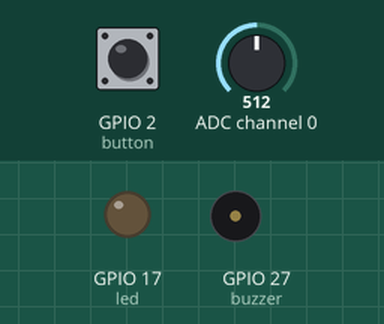
Bench run of a program on a simulated Raspberry Pi (BCM pin numbers). On the bench: output pins drawn as LEDs (lit = HIGH), buzzer (waves = sounding, pin HIGH). Inputs (shaded band) come from the test bench; at power-on: GPIO 2 (button) HIGH, ADC channel 0 = 512 (analog values on the 0–1023 scale).

Above: at 1.2 s.
1.3 s: GPIO 2 (button) pulled LOW for 0.15 s
At 2.8 s:
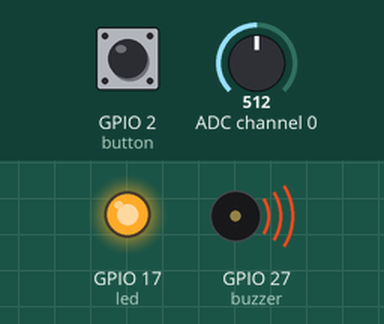
4.4 s: GPIO 2 (button) pulled LOW for 1 s
At 4.7 s:
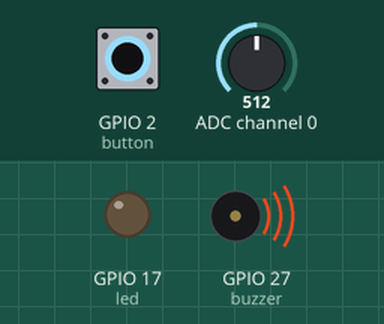
7.5 s: GPIO 2 (button) pulled LOW for 3.2 s
At 9.4 s:
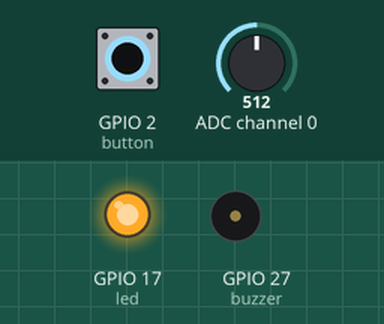
13.7 s: ADC channel 0 set to 0
At 14.5 s:
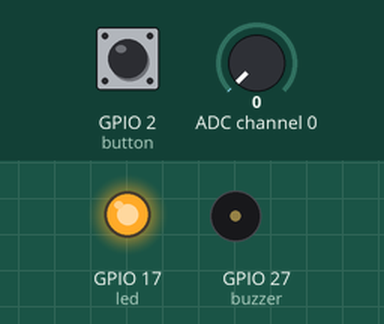
15.5 s: ADC channel 0 set to 90
17.2 s: ADC channel 0 set to 106
At 18.8 s:
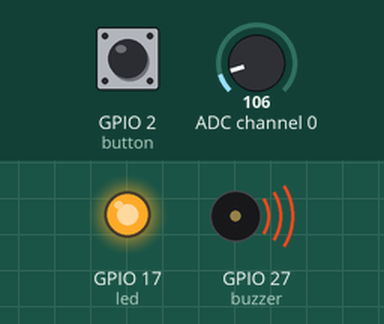
Timing chart, 0 to 21.2 s (numbered marks = the images above; inputs shaded):
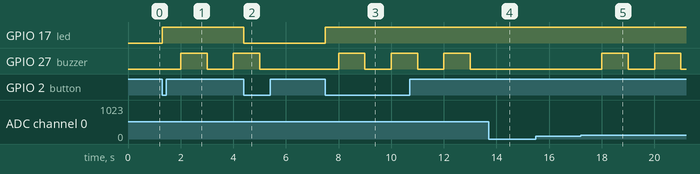

The program:

smoke_detector.py
```python
#Project 11 - Gas and Smoke Alarm
#latest code updates available at: https://github.com/RuiSantosdotme/RaspberryPiProject
#project updates at: https://nostarch.com/RaspberryPiProject

#import necessary packages
from gpiozero import LED, Button, Buzzer, MCP3008
from time import sleep

led =  LED(17)
button = Button(2)
buzzer = Buzzer(27)
gas_sensor = MCP3008(0)

gas_sensor_status = False

threshold = 0.1

def arm_gas_sensor():
    global gas_sensor_status
    if gas_sensor_status == True:
        gas_sensor_status = False
        led.off()
    else:
        gas_sensor_status = True
        led.on()

button.when_pressed = arm_gas_sensor

while True:
    #print(gas_sensor.value)
    #check if the gas sensor is armed and
    #reached the threshold value
    if(gas_sensor_status == True and gas_sensor.value > threshold):
        buzzer.beep()
    else:
        buzzer.off()
    sleep(2)
```

Measured:
- the behaviour switches between 101 and 102 on ADC channel 0 (found by bisection; images 4 and 5)
- after the input at 1.3 s, GPIO 17 (led): LOW → HIGH at once; GPIO 27 (buzzer): LOW → HIGH after 0.70 s, → LOW 1.0 s later, → HIGH 1.0 s later
- after the input at 4.4 s, GPIO 17 (led): HIGH → LOW at once; GPIO 27 (buzzer): goes on until 5.0 s, then stays LOW
- after the input at 7.5 s, GPIO 17 (led): LOW → HIGH at once; GPIO 27 (buzzer): alternates HIGH for 1.0 s and LOW for 1.0 s, starting after 0.50 s
- after the input at 13.7 s, GPIO 27 (buzzer): stays LOW (without the input it goes to HIGH after 0.30 s)
- after the input at 15.5 s, every drawn part: stays the same
- after the input at 17.2 s, GPIO 27 (buzzer): alternates HIGH for 1.0 s and LOW for 1.0 s, starting after 0.80 s
